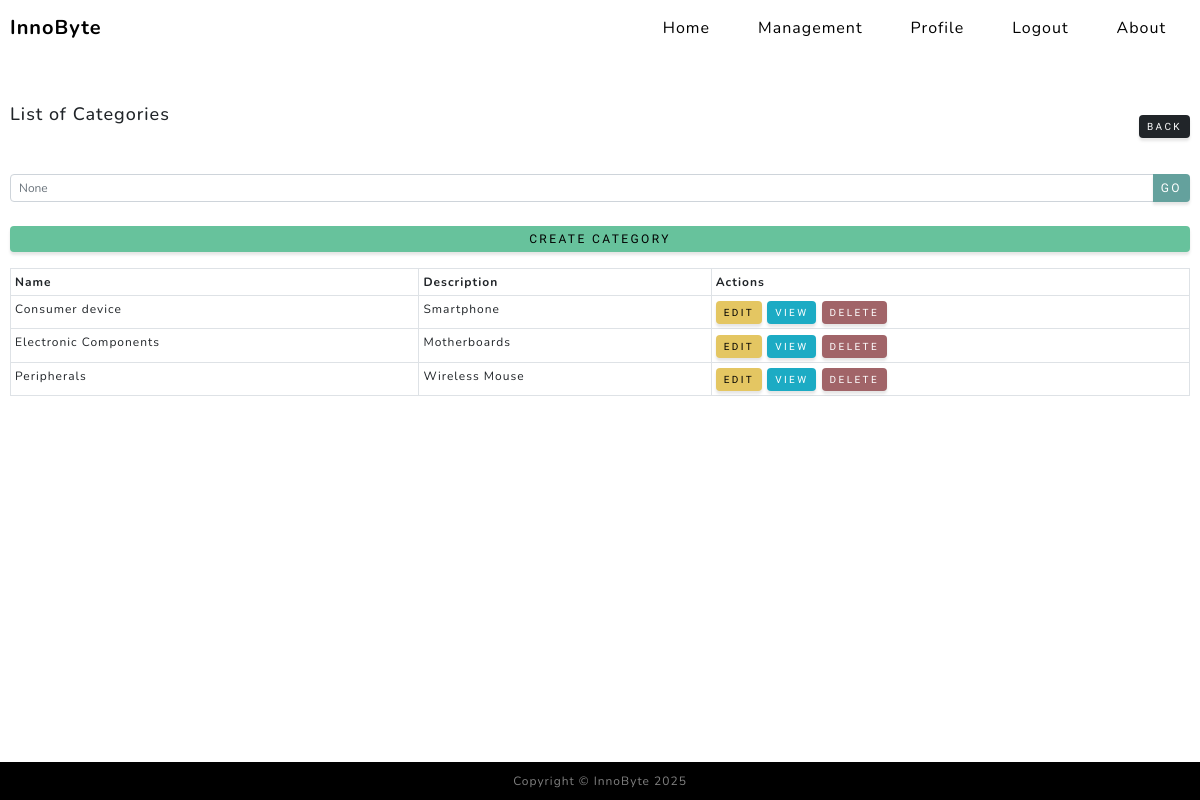
Screenshot of /category/list/ (signed in) with the database file from the repository.
### curso/models.py (models this page shows, shortened)
class Category(models.Model):
    name = models.CharField(max_length=100)
    description = models.TextField()
    user = models.ForeignKey(User, on_delete=models.CASCADE)

### curso/views.py (the view)
# urls.py: path("category/list/", category_list, name="category_list"),
@login_required
def category_list(request: HttpResponse) -> HttpResponse:
    search_query = request.GET.get('search')
    queryset = Category.objects.filter(user=request.user)
    if search_query:
        queryset = queryset.filter(name__icontains=search_query)
    context = {
        "object_list": queryset,
        'search_query': search_query
    }
    return render(request, "curso/category_list.html", context)

### curso/templates/curso/category_list.html
{% extends 'curso/base.html' %}
{% block contenido %}
    <div class="d-flex justify-content-between align-items-center mt-4 mb-4" style="margin-left: 10px; margin-right: 10px;">
        <h1 class="mb-4" style="text-align: left; font-size: 18px;">List of Categories</h1>
        <a href="{% url 'curso:management' %}" class="btn btn-dark btn-sm" style="font-size: 10px; padding: 4px 8px;">
            Back
        </a>
    </div>
    <form action="" method="get" class="mb-4" style="margin-left: 10px; margin-right: 10px;">
        <div class="input-group">
            <input type="text" name="search" placeholder="{{ search_query }}" class="form-control form-control-sm" style="font-size: 12px;">
            <button type="submit" class="btn btn-primary btn-sm" style="font-size: 12px; padding: 4px 8px;">Go</button>
        </div>
    </form>
    <a href="{% url 'curso:category_create' %}" class="btn btn-success btn-sm mb-3" style="font-size: 12px; padding: 4px 8px; margin-left: 10px; margin-right: 10px;">Create Category</a>
    <div style="margin-left: 10px; margin-right: 10px;">
        <table class="table table-bordered table-sm">
            <thead>
                <tr>
                    <th style="font-size: 12px;">Name</th>
                    <th style="font-size: 12px;">Description</th>
                    <th style="font-size: 12px;">Actions</th>
                </tr>
            </thead>
            <tbody>
                {% for object in object_list %}
                    <tr>
                        <td style="font-size: 12px;">{{ object.name }}</td>
                        <td style="font-size: 12px;">{{ object.description }}</td>
                        <td>
                            {% if object.id %}
                                <a href="{% url 'curso:category_update' object.id %}" class="btn btn-warning btn-sm" style="font-size: 10px; padding: 4px 8px;">Edit</a>
                            {% else %}
                                <span>No ID</span>
                            {% endif %}
                            {% if object.id %}
                                <a href="{% url 'curso:category_detail' object.id %}" class="btn btn-info btn-sm" style="font-size: 10px; padding: 4px 8px;">View</a>
                            {% else %}
                                <span>No ID</span>
                            {% endif %}
                            <a href="{% url 'curso:category_delete' object.id %}" class="btn btn-danger btn-sm" style="font-size: 10px; padding: 4px 8px;">Delete</a>
                        </td>
                    </tr>
                {% empty %}
                    <tr>
                        <td colspan="3" style="font-size: 12px;">No categories found.</td>
                    </tr>
                {% endfor %}
            </tbody>
        </table>
    </div>
{% endblock %}

### curso/templates/curso/componentes/navbar.html (style rules this page uses)
body { padding-top: 80px; }

### rows the page displays
Category: name "Consumer device", description "Smartphone", shows "EDIT", shows "VIEW"
Category: name "Electronic Components", description "Motherboards", shows "EDIT", shows "VIEW"
Category: name "Peripherals", description "Wireless Mouse", shows "EDIT", shows "VIEW"
